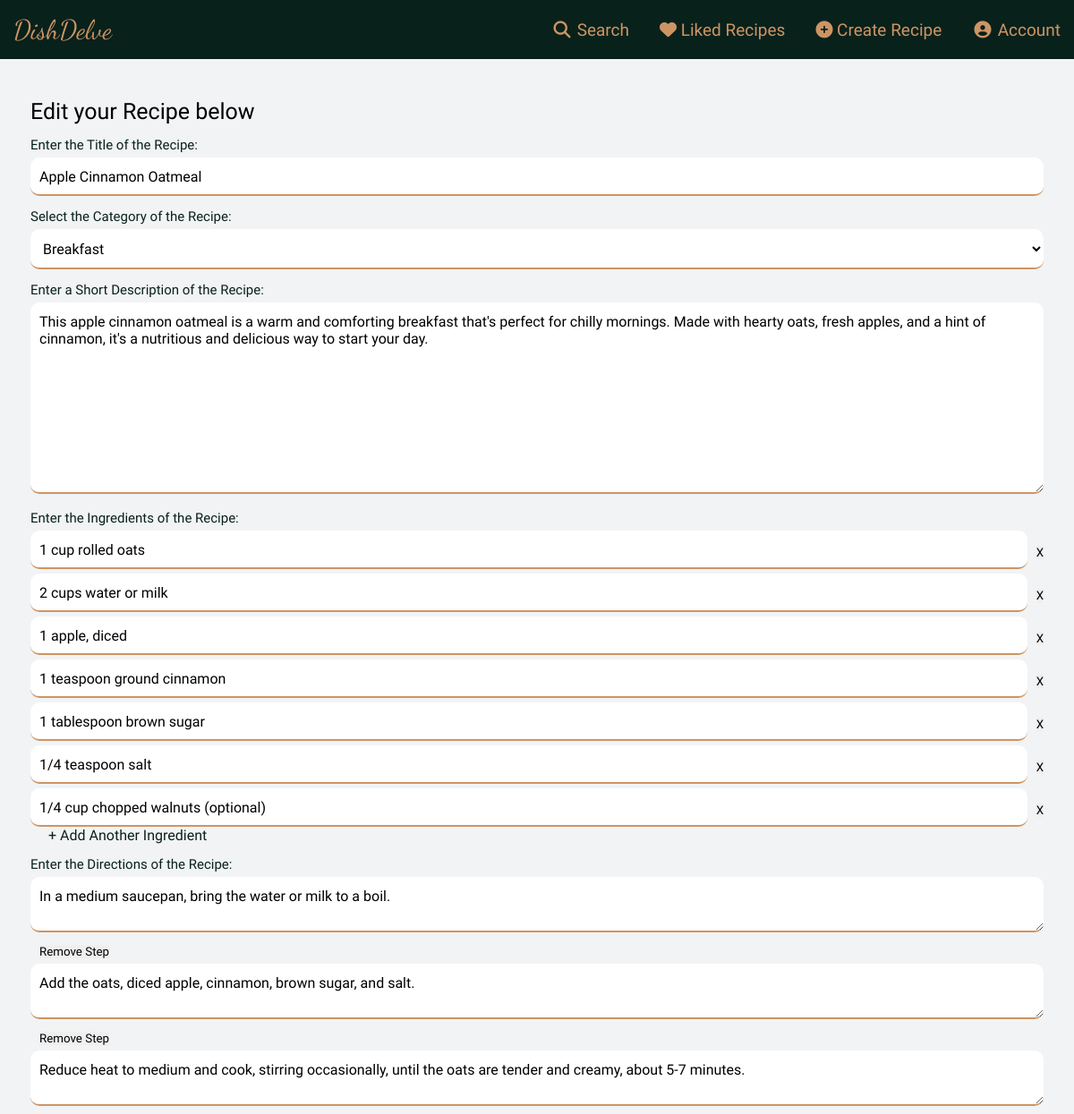
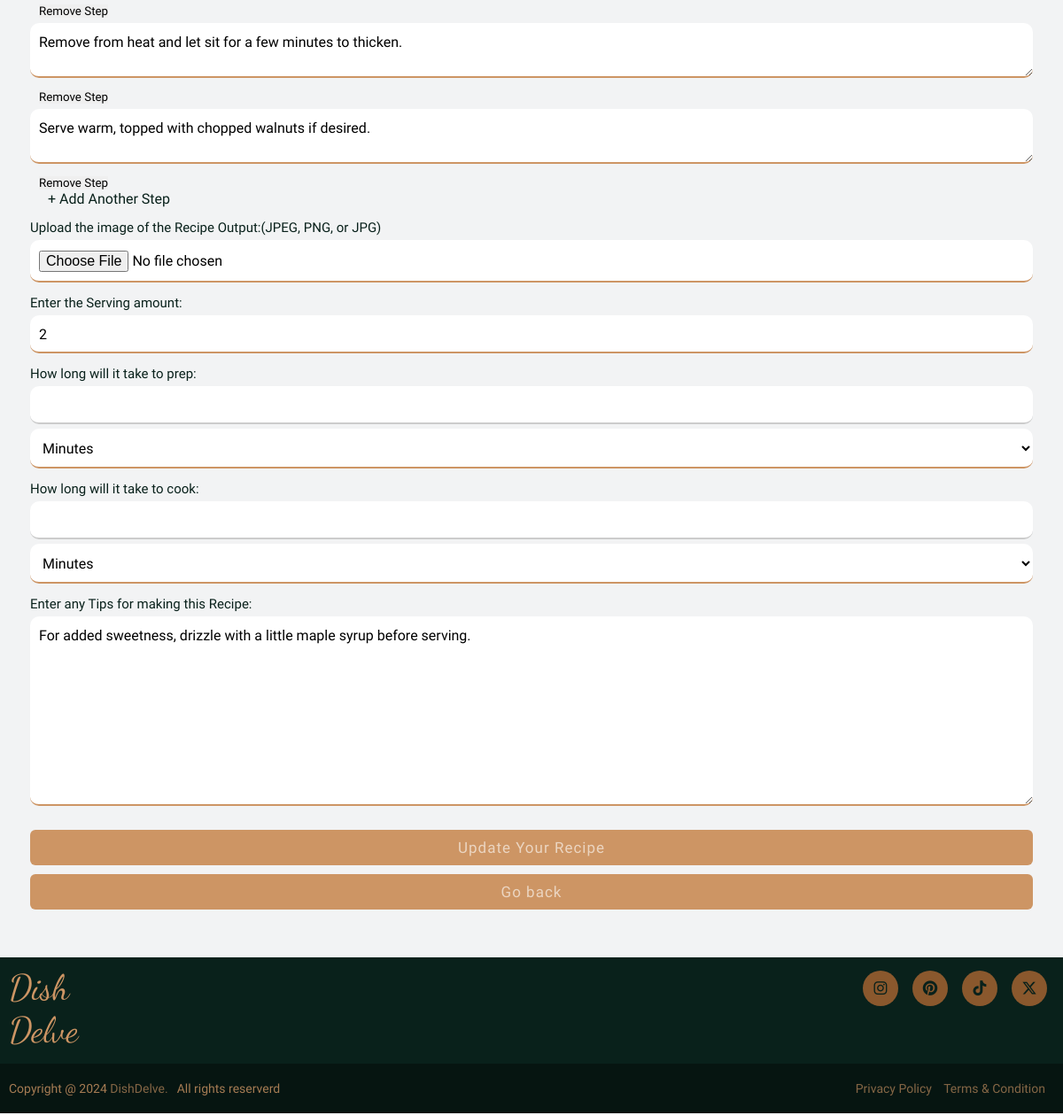
/edit-recipe/18/ (signed in), run on the app's committed database (2 pictures, top to bottom).
### recipes/models.py (models this page shows, shortened)
class RecipePosts(models.Model):
    title = models.CharField(max_length=60, help_text="Recipe Title/Name")
    category = models.CharField(max_length=10, help_text="Category of recipe")
    dish_description = models.TextField(help_text="The description of the recipe")
    servings = models.IntegerField(help_text="Number of servings")
    prep_time = models.CharField(max_length=10, help_text="Preparation time in a string format")
    cook_time = models.CharField(max_length=10, help_text="Cook time in a string format")
    ingredients = models.TextField(help_text="The ingredients to create the recipe. Split by '§' symbol.")
    directions = models.TextField(help_text="The directions to create the recipe. Split by '§' symbol.")
    food_image = models.ImageField(upload_to='food_images/', null=True, blank=True, help_text="Image of the Recipe")
    date_created = models.DateTimeField(auto_now_add=True, help_text="Date of creation set automatically")
    date_modified = models.DateTimeField(blank=True, null=True, help_text="Date of modification was made")
    uploaded_by = models.ForeignKey(User, on_delete=models.CASCADE, help_text="The user who created the recipe")
    tips = models.TextField(null=True, blank=True, help_text="Any tips for the recipe to make it better")

### recipes/views.py (the view, shortened to what this page needs)
# urls.py: path('edit-recipe/<int:post_id>/', RecipeUpdateView.as_view(), name='edit_recipe'),
class RecipeUpdateView(LoginRequiredMixin, View):
    login_url = reverse_lazy('user_login')
    template_name = 'recipes/recipe_edit.html'
    def get(self, request, post_id):
        recipe = get_object_or_404(RecipePosts, pk=post_id, uploaded_by=request.user)
        form = RecipeCreationForm(instance=recipe)
        ingredients = recipe.ingredients.split('§')
        directions = recipe.directions.split('§')
        return render(request, self.template_name, {
            'form': form,
            'ingredients': ingredients,
            'directions': directions,
        })

### recipes/templates/recipes/recipe_edit.html (shortened to what this page needs)
{% extends "recipes/base.html" %}
{% load static %}
{% block links %}
    <link rel="stylesheet" type="text/css" href="{% static 'recipes/styles.css' %}">
{% endblock %}
{% block content %}
        <div class="base-container">
            <h2>Edit your Recipe below</h2>
            <form method="post" enctype="multipart/form-data">
                <div class="form-group">
                    <label for="id_title">Enter the Title of the Recipe:</label>
                    {{ form.title }}
                </div>
                <div class="form-group">
                    <label for="id_category">Select the Category of the Recipe:</label>
                    {{ form.category }}
                </div>
                <div class="form-group">
                    <label for="id_dish_description">Enter a Short Description of the Recipe:</label>
                    {{ form.dish_description }}
                </div>
                <div class="form-group">
                    <label for="id_ingredients">Enter the Ingredients of the Recipe:</label>
                    <div id="ingredients-container">
                        {% for ingredient in ingredients %}
                            <div class="ingredient-row">
                                <input type="text" class="form-control ingredient-input" name="ingredient" value="{{ ingredient }}" required/>
                                <button type="button" class="btn btn-danger remove-btn" onclick="removeIngredient(this)">X</button>
                            </div>
                        {% endfor %}
                    </div>
                    <a class="add-ingredient" onclick="addIngredient()">+ Add Another Ingredient</a>
                </div>
                <div class="form-group">
                    <label for="id_directions">Enter the Directions of the Recipe:</label>
                    <div id="directions-container">
                        {% for direction in directions %}
                            <div class="direction-row">
                                <textarea class="form-control direction-input" name="direction" required>{{ direction }}</textarea>
                                <button type="button" class="btn btn-danger remove-btn" onclick="removeDirection(this)">Remove Step</button>
                            </div>
                        {% endfor %}
                    </div>
                    <a class="add-direction" onclick="addDirection()">+ Add Another Step</a>
                </div>
                <div class="form-group">
                    <label for="id_food_image">Upload the image of the Recipe Output:(JPEG, PNG, or JPG)</label>
                    {{ form.food_image }}
                </div>
                <div class="form-group">
                    <label for="id_servings">Enter the Serving amount:</label>
                    {{ form.servings }}
                </div>
                <div class="form-group">
                    <label for="id_prep_time_value">How long will it take to prep:</label>
                    {{ form.prep_time_value }}
                    {{ form.prep_time_unit }}
                </div>
                <div class="form-group">
                    <label for="id_cook_time_value">How long will it take to cook:</label>
                    {{ form.cook_time_value }}
                    {{ form.cook_time_unit }}
                </div>
                <div class="form-group">
                    <label for="id_tips">Enter any Tips for making this Recipe:</label>
                    {{ form.tips }}
                </div>
                <button type="submit" class="create-recipe">Update Your Recipe</button>
                <button class="create-recipe" onclick="window.history.back()" type="button">Go back</button>
            </form>
        </div>
{% endblock %}

### recipes/static/recipes/styles.css (style rules this page uses)
* { margin: 0; padding: 0; box-sizing: border-box; font-family: 'Barlow Semi Condensed', sans-serif; }
body { position: relative; min-height: 100%; padding-bottom: 178px; background-color: #f2f3f4; display: flex; flex-direction: column; margin: 0; }
html { height: 100%; }
.ingredient-row { display: flex; align-items: center; }
.form-group { margin-top: 30px; }
.form-group label { font-size: 15px; color: #09211b; }
.form-control { flex: 1; margin-top: 5px; width: 100%; padding: 10px; border-radius: 10px; border: none; outline: none; font-size: 16px; background-color: white; border-bottom: 2px solid #ccc; border-top: 2px solid transparent; transition: all 0.2s ease; }
.create-recipe { width: 100%; border: none; color: #392413; font-size: 17px; font-weight: 500; letter-spacing: 1px; border-radius: 6px; background-color: #cd9564; cursor: pointer; padding: 10px; margin-top: 10px; transition: all 0.3s ease; }
.add-ingredient { margin-left: 20px; text-decoration: none; color: #09211b; cursor: pointer; transition: all 0.3s ease; }
h2 { font-size: 25px; font-weight: 400; }
.remove-btn { margin-left: 10px; border: none; cursor: pointer; transition: all 0.3s ease; }
.form-group { margin-top: 13px; margin-block: 13px; }
.create-recipe { width: 100%; border: none; color: #ebd5c1; font-size: 17px; font-weight: 500; letter-spacing: 1px; border-radius: 6px; background-color: #cd9564; cursor: pointer; padding: 10px; transition: all 0.3s ease; }
.add-ingredient, .add-direction { margin-left: 20px; text-decoration: none; color: #09211b; cursor: pointer; transition: all 0.3s ease; }
.remove-btn { margin-left: 0; margin-top: 10px; }
.base-container { padding: 34px; width: 100%; margin: 10px auto 20px; }

### data on the page
RecipePosts: title "Apple Cinnamon Oatmeal", category "Breakfast", dish_description "This apple cinnamon oatmeal is a warm and comforting breakfast that's perfect for chilly mornings. Made with hearty oats, fresh apples, and a hint of cinnamon, it's a nutritious and delicious way to start your day.", servings "2", tips "For added sweetness, drizzle with a little maple syrup before serving."
